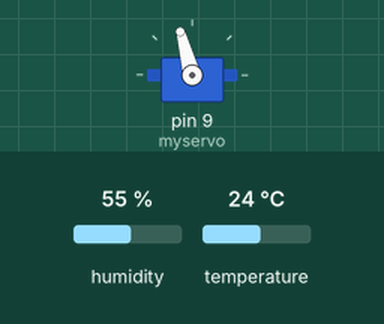
Bench run of a sketch on a simulated Arduino Uno, built with avr-gcc and run on an emulated ATmega328P. Parts: servo. Inputs (shaded band) come from the test bench; at power-on: humidity 55 %, temperature 24 °C. What the sketch prints to the serial monitor is not drawn.

Above: at 2.2 s.
2.3 s: humidity set to 42 %
5.0 s: humidity set to 39 %
At 5.6 s:
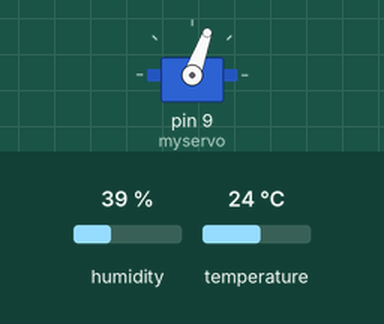
7.7 s: temperature set to 20.4 °C
10.4 s: temperature set to 19.1 °C
At 12.2 s:
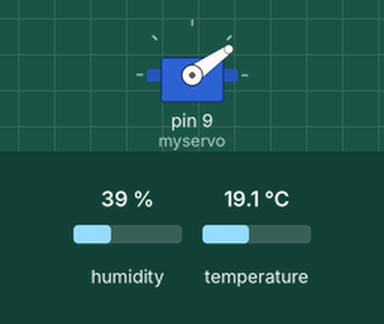
13.1 s: humidity set to 54 %
16.2 s: humidity set to 57 %
At 17.6 s:
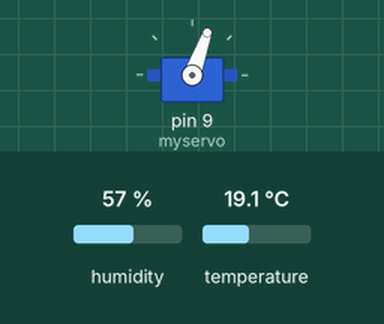
Timing chart, 0 to 19.2 s (numbered marks = the images above; inputs shaded):
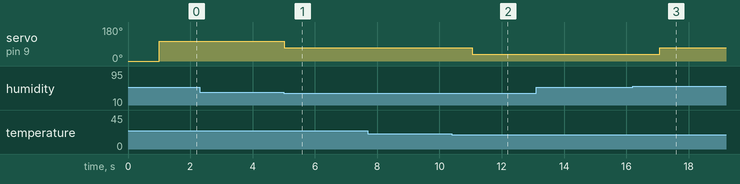

Measured:
- the behaviour switches between 41 and 40 % on humidity (found by bisection; images 0 and 1)
- the behaviour switches between 20 and 19.9 °C on temperature (found by bisection; images 1 and 2)
- the behaviour switches between 55 and 56 % on humidity (found by bisection; images 2 and 3)
- after the input at 2.3 s, every drawn part: stays the same
- after the input at 5.0 s, servo on pin 9 (myservo): 105° → 70° at once
- after the input at 7.7 s, every drawn part: stays the same
- after the input at 10.4 s, servo on pin 9 (myservo): 70° → 35° after 0.65 s
- after the input at 13.1 s, every drawn part: stays the same
- after the input at 16.2 s, servo on pin 9 (myservo): 35° → 70° after 0.87 s

The sketch:

room_parameter.ino
```cpp
#include <DHT.h>
#include <Servo.h>


#define DHTPIN 2
#define DHTTYPE DHT22

DHT dht(DHTPIN, DHTTYPE);
Servo myservo;

void setup() {
  // put your setup code here, to run once:
Serial.begin(115200);
myservo.attach(9);
dht.begin();
myservo.write(0);
delay(1000);
}

void loop() {
  // put your main code here, to run repeatedly:
float h = dht.readHumidity();
float t = dht.readTemperature(true);
if (isnan(h) || isnan(t)) {
  Serial.println("Failed to read from DHT sensor!");
    return;
}
Serial.print("Humidity: ");
  Serial.print(h);
  Serial.print(" %\t");
  Serial.print("Temperature: ");
  Serial.print(t);
  Serial.print(" *F ");


if(t<68)
{
  if(h<=55)
  {
    myservo.write(35);
  }
  else if(h>55)
  {
    myservo.write(70);
  }
}
if(t>=68&&t<77)
{
  if(h<=40)
  {
    myservo.write(70);
  }
  else
  {
    myservo.write(105);
  }
}
if(t>=77)
{
   if(h<=40)
  {
    myservo.write(105);
  }
  else
  {
    myservo.write(140);
  }
}
delay(1000);

}
```
